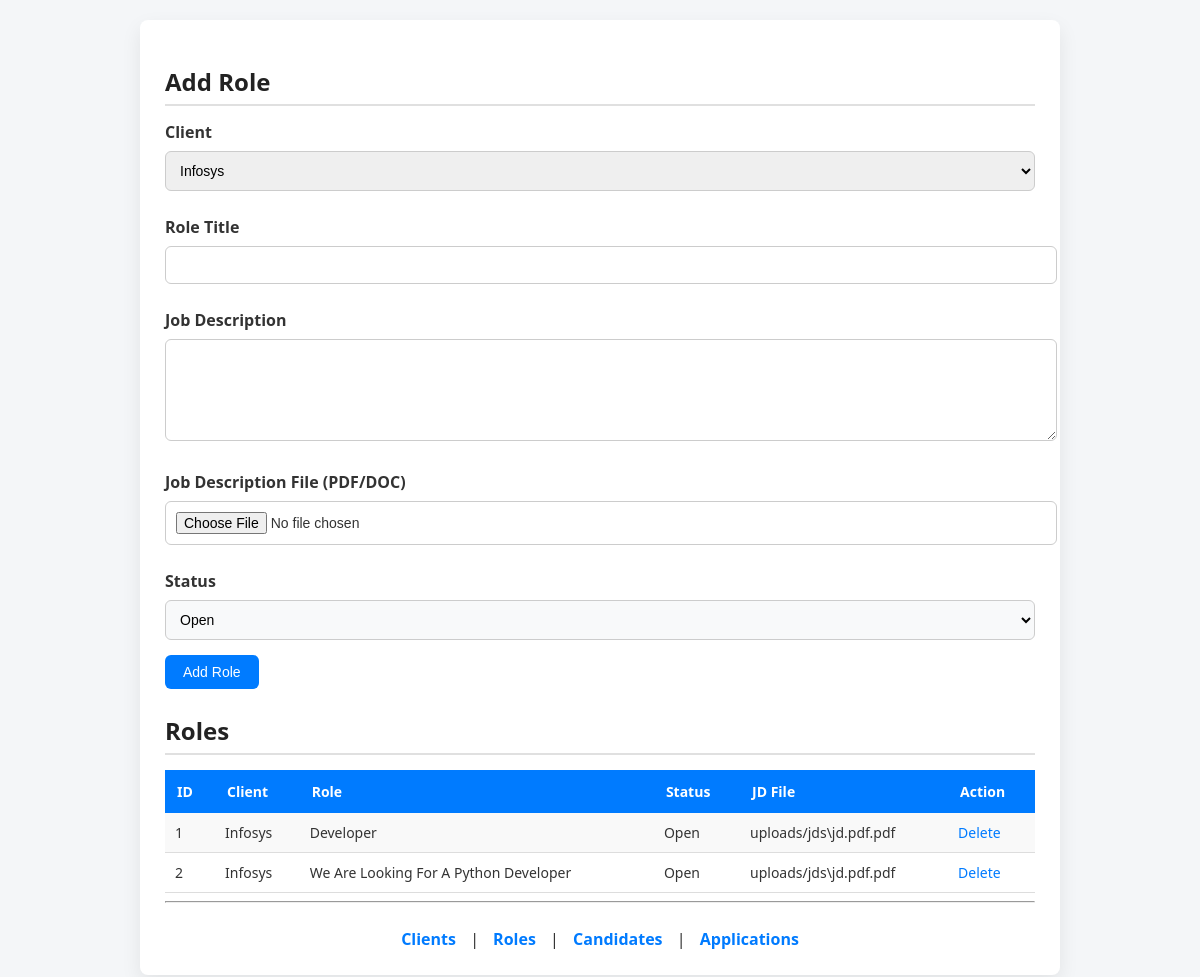
/roles, run on an earlier commit of the app's database.
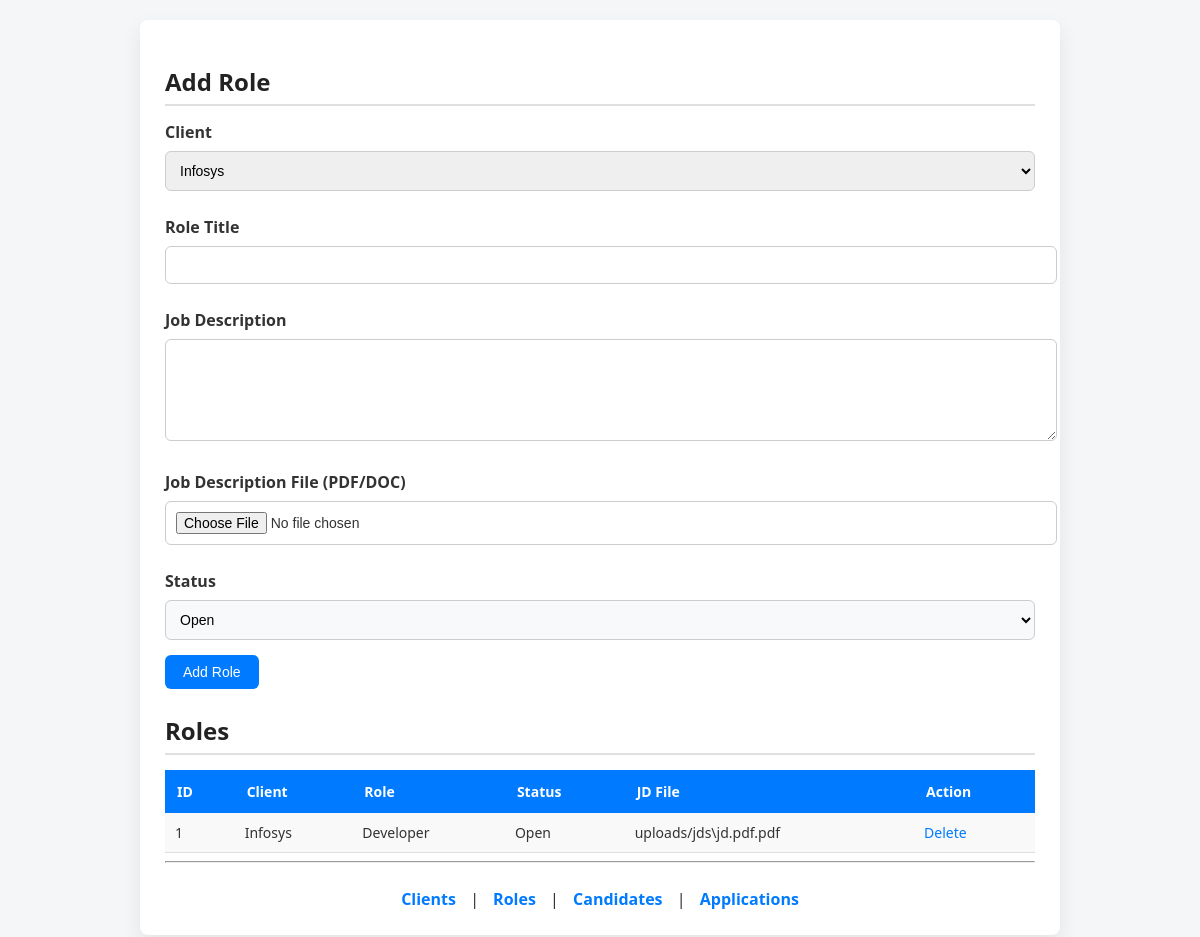
And on a later commit of the database.
### tables this page shows
CREATE TABLE Role (
    role_id INTEGER PRIMARY KEY AUTOINCREMENT,
    client_id INTEGER,
    title TEXT COLLATE NOCASE,
    jd_text TEXT,
    jd_file_path TEXT,
    status TEXT,
    FOREIGN KEY (client_id) REFERENCES Client(client_id),
    UNIQUE(client_id, title)
);

CREATE TABLE Client (
    client_id INTEGER PRIMARY KEY AUTOINCREMENT,
    name TEXT COLLATE NOCASE UNIQUE
);

### app.py (the view, shortened to what this page needs)
@app.route("/roles", methods=["GET", "POST"])
def roles():
    db = get_db()
    cur = db.cursor()
    roles = cur.execute("""
        SELECT Role.role_id,
               Client.name,
               Role.title,
               Role.status,
               Role.jd_file_path
        FROM Role
        JOIN Client ON Role.client_id = Client.client_id
    """).fetchall()
    clients = cur.execute("SELECT * FROM Client").fetchall()
    db.close()
    return render_template("roles.html", roles=roles, clients=clients)

### app.py (called while the page is built)
def get_db():
    return sqlite3.connect("database.db")

### templates/roles.html (shortened to what this page needs)
<!doctype html>
<html>
  <head>
    <link
      rel="stylesheet"
      href="{{ url_for('static', filename='style.css') }}"
    />
  </head>
  <body>
    <div class="container">
      <h2>Add Role</h2>
      <form method="post" enctype="multipart/form-data">
        <label>Client</label>
        <select name="client_id">
          {% for c in clients %}
          <option value="{{ c[0] }}">{{ c[1] }}</option>
          {% endfor %}
        </select>
        <label>Role Title</label>
        <input type="text" name="title" />
        <label>Job Description</label>
        <textarea name="jd_text"></textarea>
        <label>Job Description File (PDF/DOC)</label>
        <input type="file" name="jd_file" accept=".pdf,.doc,.docx" />
        <label>Status</label>
        <select name="status">
          <option>Open</option>
        </select>
        <button>Add Role</button>
      </form>
      <h2>Roles</h2>
      <table>
        <tr>
          <th>ID</th>
          <th>Client</th>
          <th>Role</th>
          <th>Status</th>
          <th>JD File</th>
          <th>Action</th>
        </tr>
        {% for r in roles %}
        <tr>
          <td>{{ r[0] }}</td>
          <td>{{ r[1] }}</td>
          <td>{{ r[2] }}</td>
          <td>{{ r[3] }}</td>
          <td>{% if r[4] %} {{ r[4] }} {% else %} Not Uploaded {% endif %}</td>
          <td>
            <a
              href="/delete_role/{{ r[0] }}"
              onclick="
                return confirm('Are you sure you want to delete this role?');
              "
            >
              Delete
            </a>
          </td>
        </tr>
        {% endfor %}
      </table>
      <hr />
      <div class="nav">
        <a href="/clients">Clients</a> | <a href="/roles">Roles</a> |
        <a href="/candidates">Candidates</a> |
        <a href="/applications">Applications</a>
      </div>
    </div>
  </body>
</html>

### static/style.css (style rules this page uses)
body { font-family: "Segoe UI", Arial, sans-serif; background-color: #f4f6f8; margin: 0; padding: 20px; color: #333; }
h2 { color: #222; margin-bottom: 15px; border-bottom: 2px solid #e0e0e0; padding-bottom: 6px; }
.container { background: #ffffff; padding: 25px; border-radius: 8px; width: 75%; margin: auto; box-shadow: 0 8px 20px rgba(0, 0, 0, 0.08); }
form { margin-bottom: 25px; }
label { font-weight: 600; margin-top: 10px; display: block; }
input, textarea, select { padding: 10px; width: 100%; margin: 8px 0 15px 0; border: 1px solid #ccc; border-radius: 6px; font-size: 14px; }
textarea { min-height: 80px; resize: vertical; }
button { background-color: #007bff; color: white; padding: 9px 18px; border: none; border-radius: 6px; font-size: 14px; cursor: pointer; transition: background-color 0.2s ease, transform 0.1s ease; }
table { width: 100%; border-collapse: collapse; margin-top: 10px; font-size: 14px; }
table th { background-color: #007bff; color: white; padding: 12px; text-align: left; }
table td { padding: 10px; border-bottom: 1px solid #ddd; }
table tr:nth-child(even) { background-color: #f9f9f9; }
a { color: #007bff; text-decoration: none; font-weight: 500; }
.nav { margin-top: 25px; text-align: center; }
.nav a { margin: 0 10px; font-weight: 600; }
select[name="status"] { background-color: #f8f9fa; cursor: pointer; }

What changed in the data, as far as the page shows it:
removed Role: role_id "2", name "Infosys", title "We Are Looking For A Python Developer", status "Open", jd_file_path "uploads/jds\\jd.pdf.pdf"
